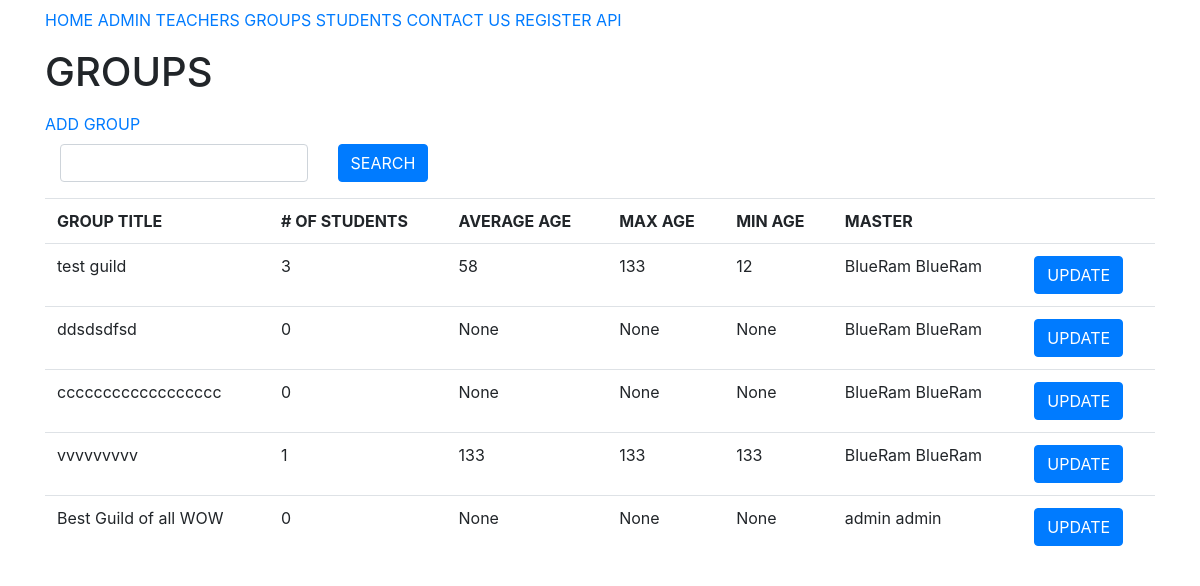
The app's page /groups/ with its own data.
### core/models.py (models this page shows, shortened)
class Group(models.Model):
    title = models.CharField(
        max_length=255,
        verbose_name="Название"
    )
    teacher = models.ForeignKey(
        get_user_model(),
        on_delete=models.CASCADE,
        verbose_name="Учитель",
        related_name="teacher_groups"
    )
    class Meta:
        verbose_name = "Группа"
        verbose_name_plural = "Группы"

class Teacher(AbstractUser):
    age = models.IntegerField(
        null=False,
        default=1,
        verbose_name="Возраст"
    )
    def __str__(self):
        return f'{self.first_name} {self.last_name}'
    class Meta:
        verbose_name = "Учитель"
        verbose_name_plural = "Учителя"

### core/views.py (the view)
# urls.py: path('groups/', GroupsView.as_view(), name='groups'),
class GroupsView(TemplateView):
    template_name = "groups.html"
    def get_context_data(self, **kwargs):
        groups = Group.objects.all().select_related().annotate(
            number_of_students=Count('students'),
            avg_age=Avg('students__age', output_field=IntegerField()),
            max_age=Max('students__age'),
            min_age=Min('students__age')
        )
        context = {
            'groups': groups
        }
        return context

### core/context_processors.py (called while the page is built)
def settings_context_processor(request):
    return {'settings': settings}

### core/templates/groups.html
{% extends "base.html" %}
{% load bootstrap %}
{% block body%}
    <h1>GROUPS</h1>
    <a class="py-2 d-none d-md-inline-block" href="{% url 'students:group_create' %}">ADD GROUP</a>
    <div class="col-md-12">
        <form method="get">
            <div class="row">
                <div class="col-md-3">
                    <input class="form-control" type="search" name="query" value="{{query}}">
                </div>
                <div class="col-md-9">
                    <input type="submit" class="btn btn-primary" value="SEARCH">
                </div>
            </div>
        </form>
    </div>
    <table class="table">
        <tr>
            <th>GROUP TITLE</th>
            <th># OF STUDENTS</th>
            <th>AVERAGE AGE</th>
            <th>MAX AGE</th>
            <th>MIN AGE</th>
            <th>MASTER</th>
            <th></th>
        </tr>
        {% for group in groups %}
            <tr>
                <td>{{group.title}}</td>
                <td>{{group.number_of_students}}</td>
                <td>{{group.avg_age}}</td>
                <td>{{group.max_age}}</td>
                <td>{{group.min_age}}</td>
                <td>{{group.teacher}}</td>
                <td>
                    <a class="btn btn-primary" href="{% url 'students:group_update' group.id %}">UPDATE</a>
                </td>
            </tr>
        {% endfor %}
    </table>
{% endblock body%}

### core/templates/base.html (shortened to what this page needs)
<html lang="en">
    <head>
        <link rel="stylesheet" href="https://cdn.jsdelivr.net/npm/bootstrap@4.5.3/dist/css/bootstrap.min.css">
    </head>
    <body>
        <div class="container">
            <a class="py-2 d-none d-md-inline-block" href="{% url 'students:home' %}">HOME</a>
            <a class="py-2 d-none d-md-inline-block" href="/admin/">ADMIN</a>
            <a class="py-2 d-none d-md-inline-block" href="{% url 'students:teachers' %}">TEACHERS</a>
            <a class="py-2 d-none d-md-inline-block" href="{% url 'students:groups' %}">GROUPS</a>
            <a class="py-2 d-none d-md-inline-block" href="{% url 'students:students' %}">STUDENTS</a>
            <a class="py-2 d-none d-md-inline-block" href="{% url 'students:contact_us' %}">CONTACT US</a>
            <a class="py-2 d-none d-md-inline-block" href="{% url 'students:registration' %}">REGISTER</a>
            <a class="py-2 d-none d-md-inline-block" href="/api-auth/login/">API</a>
        </div>
        <div class="container">
            {% block body %}default data{% endblock body %}
        </div>
    </body>
</html>

### records on screen
Group: title "test guild", number_of_students "3", avg_age "58", max_age "133", min_age "12", teacher "BlueRam BlueRam"
Group: title "ddsdsdfsd", number_of_students "0", avg_age "None", max_age "None", min_age "None", teacher "BlueRam BlueRam"
Group: title "cccccccccccccccccc", number_of_students "0", avg_age "None", max_age "None", min_age "None", teacher "BlueRam BlueRam"
Group: title "vvvvvvvvv", number_of_students "1", avg_age "133", max_age "133", min_age "133", teacher "BlueRam BlueRam"
Group: title "Best Guild of all WOW", number_of_students "0", avg_age "None", max_age "None", min_age "None", teacher "admin admin"
